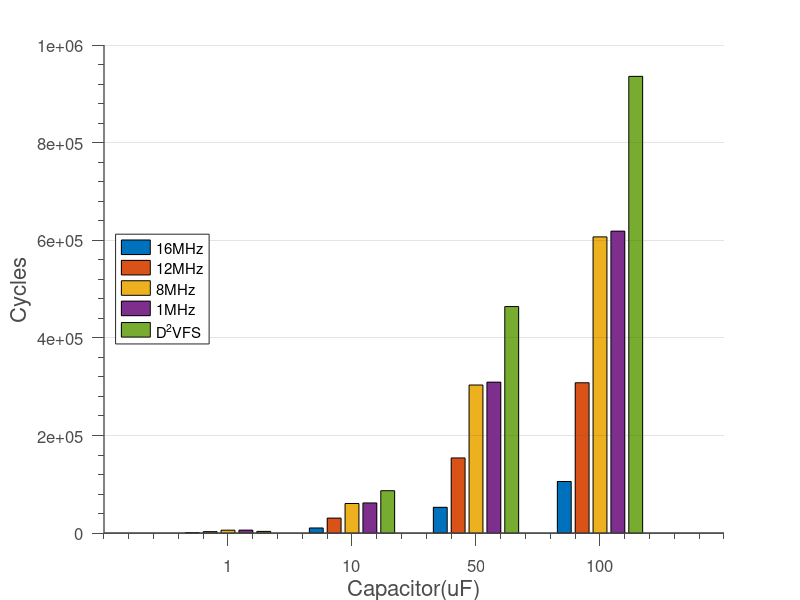

MATLAB code for this plot:
% 1uF, 10, 50, 100
y = [1058,3081,6069,6187,3566
    10580,30809,60689,61869,86925
    52900,154046,303448,309344,464189
    105800,308096,606898,618684,935769
    ];
b = bar(y);
legend(b, {'16MHz','12MHz','8MHz','1MHz','D^{2}VFS'}, 'Location','West');
hXLabel = xlabel('Capacitor(uF)');
hYLabel = ylabel('Cycles');

% x_labels{1} = sprintf('1MHz');
% x_labels{2} = sprintf('8MHz');
% x_labels{3} = sprintf('12MHz');
% x_labels{4} = sprintf('16MHz');
% x_labels{5} = 'Dynamic \newline Scaling';

%set(gca,'XTickLabel', x_labels);
xticklabels({'1','10','50','100'});

set( gca                       , ...
    'FontName'   , 'Helvetica' );
set([hXLabel, hYLabel], ...
    'FontName'   , 'Helvetica');
set( gca             , ...
    'FontSize'   , 12           );
% set( hLegend            , ...
%     'FontSize'   , 14           );
set([hXLabel, hYLabel]  , ...
    'FontSize'   , 16          );
  
set(gca, ...
  'Box'         , 'off'     , ...
  'TickDir'     , 'out'     , ...
  'TickLength'  , [.02 .02] , ...
  'XMinorTick'  , 'on'      , ...
  'YMinorTick'  , 'on'      , ...
  'YGrid'       , 'on'      , ...
  'XGrid'       , 'off'      , ...
  'XColor'      , [.3 .3 .3], ...
  'YColor'      , [.3 .3 .3], ...
  'LineWidth'   , 1         );
